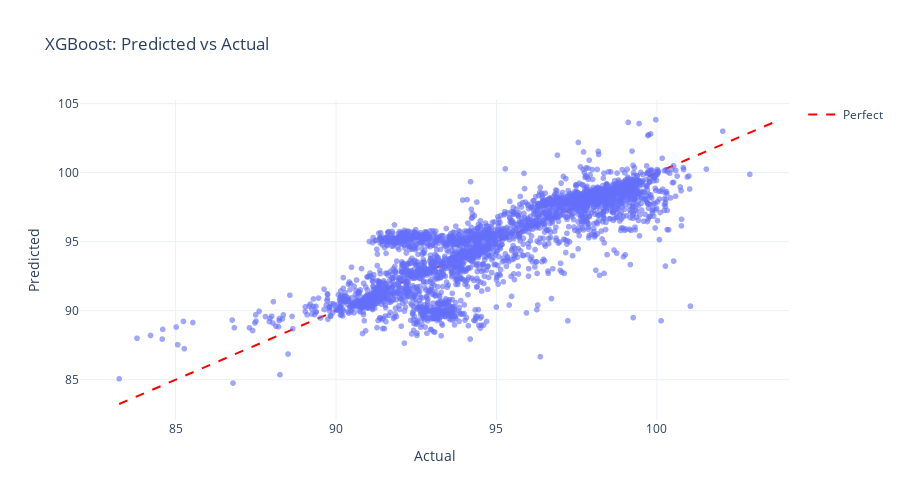

Here is the notebook cell this chart was saved with:
### Code cell
best = fitted["XGBoost"].best_estimator_ if hasattr(fitted["XGBoost"], "best_estimator_") else fitted["XGBoost"]
X_trainval = trainval_df[features]
y_trainval = trainval_df["LapTimeSeconds"].to_numpy()
X_test = test_df[features]
y_test = test_df["LapTimeSeconds"].to_numpy()
best.fit(X_trainval, y_trainval)
test_pred = best.predict(X_test)

plot_actual_vs_pred(y_test, test_pred, title="XGBoost: Predicted vs Actual")

### Figure 1 — Plotly figure (JSON) as saved in the notebook; plotly's stock layout.template omitted (floating-point values rounded to 4 significant figures; data arrays with more than 128 entries replaced by an {"elided": "..."} marker saying what was removed)
{"data": [{"hovertemplate": "Actual=%{x}<br>Predicted=%{y}<extra></extra>", "legendgroup": "", "marker": {"color": "#636efa", "opacity": 0.6, "symbol": "circle"}, "mode": "markers", "name": "", "showlegend": false, "type": "scattergl", "x": {"elided": "3000 float values"}, "xaxis": "x", "y": {"elided": "3000 float values"}, "yaxis": "y"}, {"line": {"color": "red", "dash": "dash"}, "mode": "lines", "name": "Perfect", "type": "scatter", "x": [83.24, 103.8], "y": [83.24, 103.8]}], "layout": {"height": 500, "legend": {"tracegroupgap": 0}, "title": {"text": "XGBoost: Predicted vs Actual"}, "xaxis": {"anchor": "y", "domain": [0, 1], "title": {"text": "Actual"}}, "yaxis": {"anchor": "x", "domain": [0, 1], "title": {"text": "Predicted"}}}}
